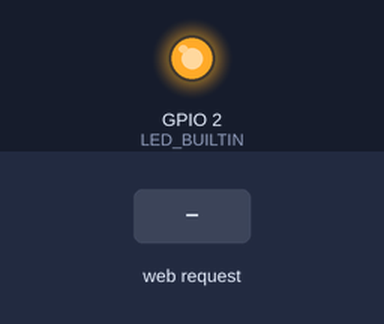
Recording of a sketch running on a simulated ESP8266 (NodeMCU). Shown: output pins drawn as LEDs (lit = HIGH, except the on-board LED, lit = LOW). The test bench sets the inputs (shaded band). WiFi joins after 1.5 s; servers stay silent unless stated; what the sketch prints to the serial monitor is not drawn.

Above: at 2.7 s.
2.8 s: HTTP request GET /Relay=OFF received
At 3.5 s:
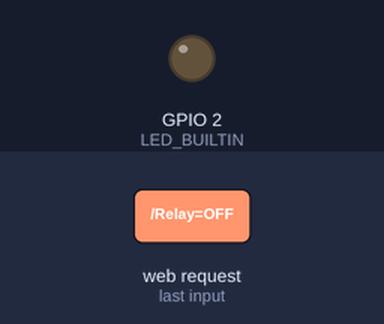
4.3 s: HTTP request GET /Relay=ON received
At 4.6 s:
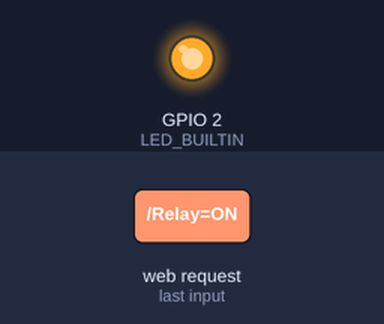
Timing chart, 0 to 7.3 s (numbered marks = the images above; inputs shaded):
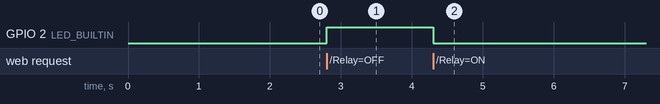

The sketch:

wifi_blink.ino
```cpp
#include <ESP8266WiFi.h>
#include <ESP8266mDNS.h>
#include <WiFiUdp.h>

const char* ssid = "OSCAR-WIFI";
const char* password = "1088304958";

WiFiServer server(80);

void setup() {
  Serial.begin(9600); //change according to your com port baud rate
  delay(10);

  pinMode(LED_BUILTIN, OUTPUT);

  // Connect to WiFi network
  Serial.println();
  Serial.println();
  Serial.print("Connecting to ");
  Serial.println(ssid);

  WiFi.mode(WIFI_STA);
  WiFi.begin(ssid, password);

  while (WiFi.status() != WL_CONNECTED) {
    delay(500);
    Serial.print(".");
  }
  Serial.println("");
  Serial.println("WiFi connected");

  // Start the server
  server.begin();
  Serial.println("Server started");

  // Print the IP address
  Serial.print("Use this URL : ");
  Serial.print("http://");
  Serial.print(WiFi.localIP());
  Serial.println("/");
}


void loop() {


  // Check for an active client
  WiFiClient client = server.available();
  if (!client) {
    return;
  }

  // Wait until client responds
  Serial.println("new client");
  while(!client.available()){
    delay(1);
  }

  // Read client request
  String request = client.readStringUntil('\r');
  Serial.println(request);
  client.flush();

  // Match the request

  int value = LOW;
  if (request.indexOf("/Relay=ON") != -1) {
    digitalWrite(LED_BUILTIN, LOW);
    value = HIGH;
  }
  if (request.indexOf("/Relay=OFF") != -1){
    digitalWrite(LED_BUILTIN, HIGH);
    value = LOW;
  }


  // Return the client response
  client.println("HTTP/1.1 200 OK");
  client.println("Content-Type: text/html");
  client.println(""); //  do not forget this one
  client.println("<!DOCTYPE HTML>");
  client.println("<html><h1>");

  client.print("State: ");

  if(value == HIGH) {
    client.print("On");
  } else {
    client.print("Off");
  }
  client.println("<br><br>");
  client.println("<a href=\"/Relay=ON\">Turn ON</a><br><br>");
  client.println("<a href=\"/Relay=OFF\">Turn OFF</a><br>");
  client.println("</h1></html>");

  delay(1);
  Serial.println("Client disconnected");
  Serial.println("");

}
```

Measured:
- after the input at 2.8 s, GPIO 2 (LED_BUILTIN): LOW → HIGH at once
- after the input at 4.3 s, GPIO 2 (LED_BUILTIN): HIGH → LOW at once
